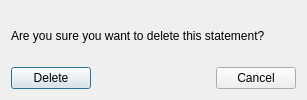
<?xml version="1.0" encoding="UTF-8"?>
<ui version="4.0">
 <class>Dialog</class>
 <widget class="QDialog" name="Dialog">
  <property name="geometry">
   <rect>
    <x>0</x>
    <y>0</y>
    <width>307</width>
    <height>100</height>
   </rect>
  </property>
  <property name="windowTitle">
   <string>Are you sure?</string>
  </property>
  <layout class="QVBoxLayout" name="verticalLayout">
   <item>
    <widget class="QLabel" name="label">
     <property name="text">
      <string>Are you sure you want to delete this statement?</string>
     </property>
    </widget>
   </item>
   <item>
    <layout class="QHBoxLayout" name="horizontalLayout">
     <item>
      <widget class="QPushButton" name="pushButton">
       <property name="text">
        <string>Delete</string>
       </property>
      </widget>
     </item>
     <item>
      <spacer name="horizontalSpacer">
       <property name="orientation">
        <enum>Qt::Horizontal</enum>
       </property>
       <property name="sizeHint" stdset="0">
        <size>
         <width>40</width>
         <height>20</height>
        </size>
       </property>
      </spacer>
     </item>
     <item>
      <widget class="QPushButton" name="pushButton_2">
       <property name="text">
        <string>Cancel</string>
       </property>
      </widget>
     </item>
    </layout>
   </item>
  </layout>
 </widget>
 <resources/>
 <connections/>
</ui>
